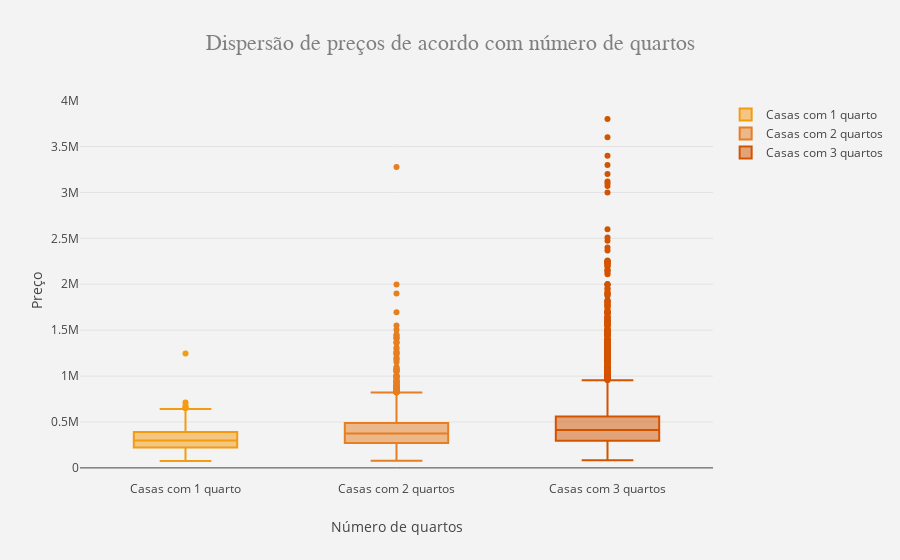

Here is the notebook cell this chart was saved with:
### Code cell
#1 quarto
box1 = go.Box(y = df.loc[df['bedrooms'] == 1, 'price'],
                name = 'Casas com 1 quarto',
                marker = {'color': '#f39c12'})
#2 quartos
box2 = go.Box(y = df.loc[df['bedrooms'] == 2, 'price'],
                name = 'Casas com 2 quartos',
                marker = {'color': '#e67e22'})
#3 quartos
box3 = go.Box(y = df.loc[df['bedrooms'] == 3, 'price'],
                name = 'Casas com 3 quartos',
                marker = {'color': '#d35400'})

data = [box1, box2, box3]
layout = go.Layout(title = 'Dispersão de preços de acordo com número de quartos',
                   titlefont = {'family': 'Arial',
                                'size': 22,
                                'color': '#7f7f7f'},
                   xaxis = {'title': 'Número de quartos'},
                   yaxis = {'title': 'Preço'},
                   paper_bgcolor = 'rgb(243, 243, 243)',
                   plot_bgcolor = 'rgb(243, 243, 243)')
fig = go.Figure(data=data, layout=layout)
py.iplot(fig)

### Figure 1 — Plotly figure (JSON) as saved in the notebook; plotly's stock layout.template omitted (floating-point values rounded to 4 significant figures; data arrays with more than 128 entries replaced by an {"elided": "..."} marker saying what was removed)
{"data": [{"marker": {"color": "#f39c12"}, "name": "Casas com 1 quarto", "type": "box", "uid": "697d6fb1-f1b8-4535-8951-b92546d01105", "y": {"elided": "199 int values"}}, {"marker": {"color": "#e67e22"}, "name": "Casas com 2 quartos", "type": "box", "uid": "0919704b-28da-49a3-a5f0-d7cfa4cc7433", "y": {"elided": "2760 int values"}}, {"marker": {"color": "#d35400"}, "name": "Casas com 3 quartos", "type": "box", "uid": "475dff20-bef0-406d-9104-fdebf1e26111", "y": {"elided": "9824 int values"}}], "layout": {"paper_bgcolor": "rgb(243, 243, 243)", "plot_bgcolor": "rgb(243, 243, 243)", "title": "Dispersão de preços de acordo com número de quartos", "titlefont": {"color": "#7f7f7f", "family": "Arial", "size": 22}, "xaxis": {"title": "Número de quartos"}, "yaxis": {"title": "Preço"}}}
